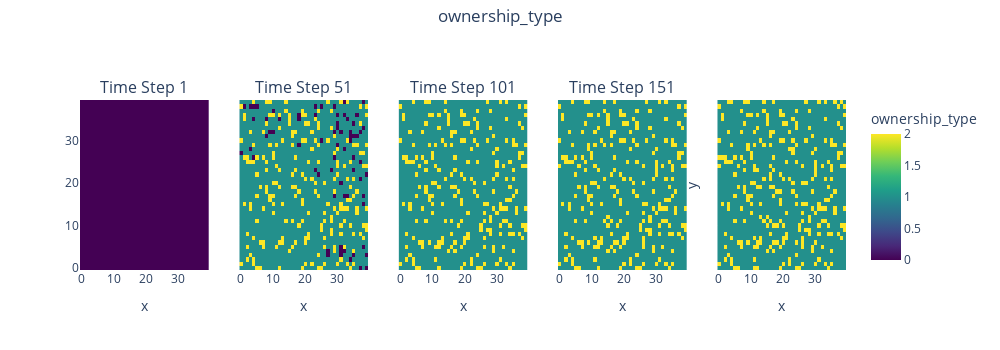

Notebook source saved alongside this figure:
### Code cell
# Plot one row of heatmaps for ownership

# Find the min and max values
min_ownership = land_df['ownership_type'].min()
max_ownership = land_df['ownership_type'].max()

df = land_df
z = 'ownership_type'
color_scale = [[0, 'blue'], [1, 'red']]

# df = land_df
# z = 'warranted_price'
#  # z = 'warranted _rent' # z = 'realized_price' # z = 'net_rent'
# z = 'p_dot'
# color_scale = 'Viridis'

fig = make_subplots(
    rows=1,
    cols=no_time_steps_to_plot,
    shared_yaxes=True,
    subplot_titles=[f'Time Step {time_steps[i]}' for i in range(0, len(time_steps), len(time_steps)//(no_time_steps_to_plot-1))]
)

# Define x and y axis titles
x_axis_title = 'x'
y_axis_title = 'y'

for i, time_step in enumerate(time_vals_to_plot):
    df_at_time_step = df.query("time_step == @time_step")

    # Create an Is Working Heatmap with a colorbar TODO make sure there is a square aspect ratio
    heatmap1 = go.Heatmap(
        x=df_at_time_step['x'],
        y=df_at_time_step['y'],
        z=df_at_time_step[z],
        colorscale='Viridis',
        colorbar=dict(title=z),
        showscale=False,
        # showlegend=(i == 0)  # Show legend for the first plot in each row
        zmin=min_ownership,   # Set the color axis minimum
        zmax=max_ownership    # Set the color axis maximum
    )
    fig.add_trace(heatmap1, row=1, col=i + 1)

    # Label x and y axes for each subplot
    fig.update_xaxes(title_text=x_axis_title, row=1, col=i + 1)
fig.update_yaxes(title_text=y_axis_title, row=1, col=i + 1)

# Add a single color bar to the layout
fig.add_trace(go.Heatmap(x=[None], y=[None], z=[[min(df[z]), max(df[z])]], colorscale='Viridis', colorbar=dict(title=z)), row=1, col=no_time_steps_to_plot)

fig.update_layout(
    title_text=z,
    width=1000,
    height=350,
    title_x=0.5,   # Center the title
    title_y=0.97,  # Adjust the title position
)

fig.show()

### Figure 1 — Plotly figure (JSON) as saved in the notebook; plotly's stock layout.template omitted (floating-point values rounded to 4 significant figures; data arrays with more than 128 entries replaced by an {"elided": "..."} marker saying what was removed)
{"data": [{"colorbar": {"title": {"text": "ownership_type"}}, "colorscale": [[0, "#440154"], [0.1111, "#482878"], [0.2222, "#3e4989"], [0.3333, "#31688e"], [0.4444, "#26828e"], [0.5556, "#1f9e89"], [0.6667, "#35b779"], [0.7778, "#6ece58"], [0.8889, "#b5de2b"], [1, "#fde725"]], "showscale": false, "type": "heatmap", "x": {"elided": "1600 int values"}, "xaxis": "x", "y": {"elided": "1600 int values"}, "yaxis": "y", "z": {"elided": "1600 int values"}, "zmax": 2, "zmin": 0}, {"colorbar": {"title": {"text": "ownership_type"}}, "colorscale": [[0, "#440154"], [0.1111, "#482878"], [0.2222, "#3e4989"], [0.3333, "#31688e"], [0.4444, "#26828e"], [0.5556, "#1f9e89"], [0.6667, "#35b779"], [0.7778, "#6ece58"], [0.8889, "#b5de2b"], [1, "#fde725"]], "showscale": false, "type": "heatmap", "x": {"elided": "1600 int values"}, "xaxis": "x2", "y": {"elided": "1600 int values"}, "yaxis": "y2", "z": {"elided": "1600 int values"}, "zmax": 2, "zmin": 0}, {"colorbar": {"title": {"text": "ownership_type"}}, "colorscale": [[0, "#440154"], [0.1111, "#482878"], [0.2222, "#3e4989"], [0.3333, "#31688e"], [0.4444, "#26828e"], [0.5556, "#1f9e89"], [0.6667, "#35b779"], [0.7778, "#6ece58"], [0.8889, "#b5de2b"], [1, "#fde725"]], "showscale": false, "type": "heatmap", "x": {"elided": "1600 int values"}, "xaxis": "x3", "y": {"elided": "1600 int values"}, "yaxis": "y3", "z": {"elided": "1600 int values"}, "zmax": 2, "zmin": 0}, {"colorbar": {"title": {"text": "ownership_type"}}, "colorscale": [[0, "#440154"], [0.1111, "#482878"], [0.2222, "#3e4989"], [0.3333, "#31688e"], [0.4444, "#26828e"], [0.5556, "#1f9e89"], [0.6667, "#35b779"], [0.7778, "#6ece58"], [0.8889, "#b5de2b"], [1, "#fde725"]], "showscale": false, "type": "heatmap", "x": {"elided": "1600 int values"}, "xaxis": "x4", "y": {"elided": "1600 int values"}, "yaxis": "y4", "z": {"elided": "1600 int values"}, "zmax": 2, "zmin": 0}, {"colorbar": {"title": {"text": "ownership_type"}}, "colorscale": [[0, "#440154"], [0.1111, "#482878"], [0.2222, "#3e4989"], [0.3333, "#31688e"], [0.4444, "#26828e"], [0.5556, "#1f9e89"], [0.6667, "#35b779"], [0.7778, "#6ece58"], [0.8889, "#b5de2b"], [1, "#fde725"]], "showscale": false, "type": "heatmap", "x": {"elided": "1600 int values"}, "xaxis": "x5", "y": {"elided": "1600 int values"}, "yaxis": "y5", "z": {"elided": "1600 int values"}, "zmax": 2, "zmin": 0}, {"colorbar": {"title": {"text": "ownership_type"}}, "colorscale": [[0, "#440154"], [0.1111, "#482878"], [0.2222, "#3e4989"], [0.3333, "#31688e"], [0.4444, "#26828e"], [0.5556, "#1f9e89"], [0.6667, "#35b779"], [0.7778, "#6ece58"], [0.8889, "#b5de2b"], [1, "#fde725"]], "type": "heatmap", "x": [null], "xaxis": "x5", "y": [null], "yaxis": "y5", "z": [[0, 2]]}], "layout": {"annotations": [{"font": {"size": 16}, "showarrow": false, "text": "Time Step 1", "x": 0.084, "xanchor": "center", "xref": "paper", "y": 1, "yanchor": "bottom", "yref": "paper"}, {"font": {"size": 16}, "showarrow": false, "text": "Time Step 51", "x": 0.292, "xanchor": "center", "xref": "paper", "y": 1, "yanchor": "bottom", "yref": "paper"}, {"font": {"size": 16}, "showarrow": false, "text": "Time Step 101", "x": 0.5, "xanchor": "center", "xref": "paper", "y": 1, "yanchor": "bottom", "yref": "paper"}, {"font": {"size": 16}, "showarrow": false, "text": "Time Step 151", "x": 0.708, "xanchor": "center", "xref": "paper", "y": 1, "yanchor": "bottom", "yref": "paper"}], "height": 350, "title": {"text": "ownership_type", "x": 0.5, "y": 0.97}, "width": 1000, "xaxis": {"anchor": "y", "domain": [0, 0.168], "title": {"text": "x"}}, "xaxis2": {"anchor": "y2", "domain": [0.208, 0.376], "title": {"text": "x"}}, "xaxis3": {"anchor": "y3", "domain": [0.416, 0.584], "title": {"text": "x"}}, "xaxis4": {"anchor": "y4", "domain": [0.624, 0.792], "title": {"text": "x"}}, "xaxis5": {"anchor": "y5", "domain": [0.832, 1], "title": {"text": "x"}}, "yaxis": {"anchor": "x", "domain": [0, 1]}, "yaxis2": {"anchor": "x2", "domain": [0, 1], "matches": "y", "showticklabels": false}, "yaxis3": {"anchor": "x3", "domain": [0, 1], "matches": "y", "showticklabels": false}, "yaxis4": {"anchor": "x4", "domain": [0, 1], "matches": "y", "showticklabels": false}, "yaxis5": {"anchor": "x5", "domain": [0, 1], "matches": "y", "showticklabels": false, "title": {"text": "y"}}}}
